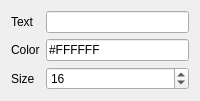
             <widget class="QWidget" name="titleTextPropertiesPage">
              <layout class="QFormLayout" name="titleTextPropertiesLayout">
               <item row="0" column="0">
                <widget class="QLabel" name="titleTextTextLabel">
                 <property name="text">
                  <string>Text</string>
                 </property>
                </widget>
               </item>
               <item row="0" column="1">
                <widget class="QLineEdit" name="titleTextEdit"/>
               </item>
               <item row="1" column="0">
                <widget class="QLabel" name="titleTextColorLabel">
                 <property name="text">
                  <string>Color</string>
                 </property>
                </widget>
               </item>
               <item row="1" column="1">
                <widget class="QLineEdit" name="titleTextColorEdit">
                 <property name="text">
                  <string>#FFFFFF</string>
                 </property>
                </widget>
               </item>
               <item row="2" column="0">
                <widget class="QLabel" name="titleTextSizeLabel">
                 <property name="text">
                  <string>Size</string>
                 </property>
                </widget>
               </item>
               <item row="2" column="1">
                <widget class="QSpinBox" name="titleTextSizeSpin">
                 <property name="minimum">
                  <number>6</number>
                 </property>
                 <property name="maximum">
                  <number>96</number>
                 </property>
                 <property name="value">
                  <number>16</number>
                 </property>
                </widget>
               </item>
              </layout>
             </widget>
